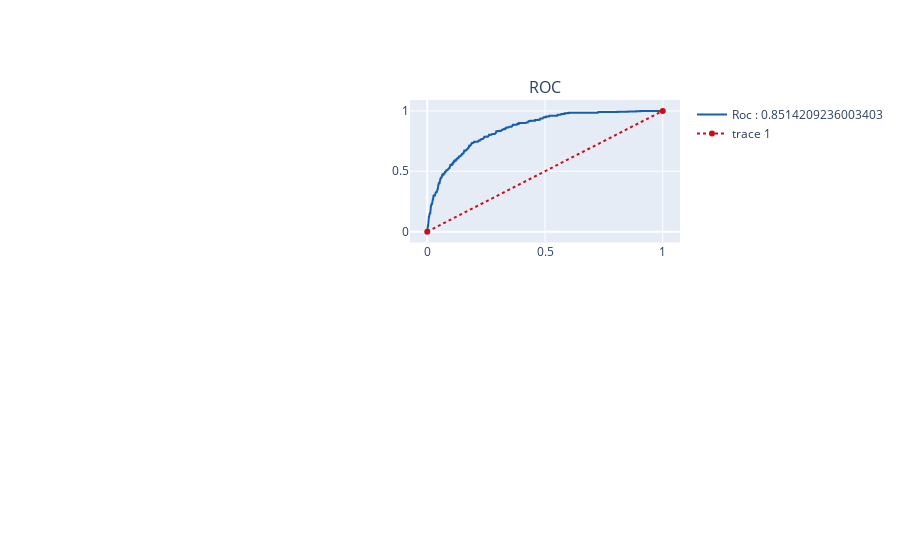

The cell this chart's notebook holds for it:
### Code cell
import plotly.tools as tls
import plotly as py

fig = tls.make_subplots(rows=2, cols=2, specs=[[{}, {}], [{'colspan': 2}, None]],
                            subplot_titles=('',
                                            'ROC',
                                            ''))
    
   
fig.append_trace(trace2,1,2)
fig.append_trace(trace3,1,2)

py.offline.iplot(fig)

### Figure 1 — Plotly figure (JSON) as saved in the notebook; plotly's stock layout.template omitted (floating-point values rounded to 4 significant figures; data arrays with more than 128 entries replaced by an {"elided": "..."} marker saying what was removed)
{"data": [{"line": {"color": "rgb(22, 96, 167)", "width": 2}, "name": "Roc : 0.8514209236003403", "type": "scatter", "x": {"elided": "377 float values"}, "xaxis": "x2", "y": {"elided": "377 float values"}, "yaxis": "y2"}, {"line": {"color": "rgb(205, 12, 24)", "dash": "dot", "width": 2}, "type": "scatter", "x": [0, 1], "xaxis": "x2", "y": [0, 1], "yaxis": "y2"}], "layout": {"annotations": [{"font": {"size": 16}, "showarrow": false, "text": "ROC", "x": 0.775, "xanchor": "center", "xref": "paper", "y": 1, "yanchor": "bottom", "yref": "paper"}], "xaxis": {"anchor": "y", "domain": [0, 0.45]}, "xaxis2": {"anchor": "y2", "domain": [0.55, 1]}, "xaxis3": {"anchor": "y3", "domain": [0, 1]}, "yaxis": {"anchor": "x", "domain": [0.625, 1]}, "yaxis2": {"anchor": "x2", "domain": [0.625, 1]}, "yaxis3": {"anchor": "x3", "domain": [0, 0.375]}}}
